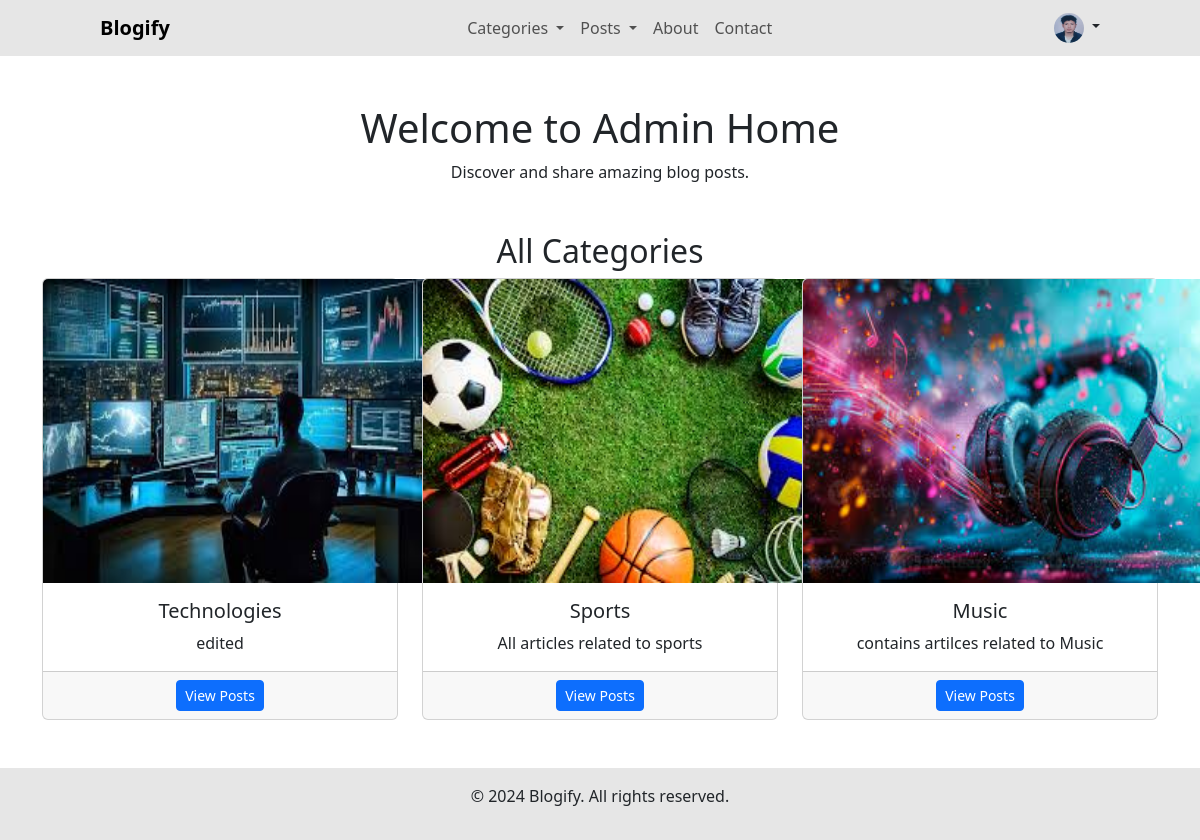
/Users/admin_home/ (signed in), run on an earlier commit of the app's database.
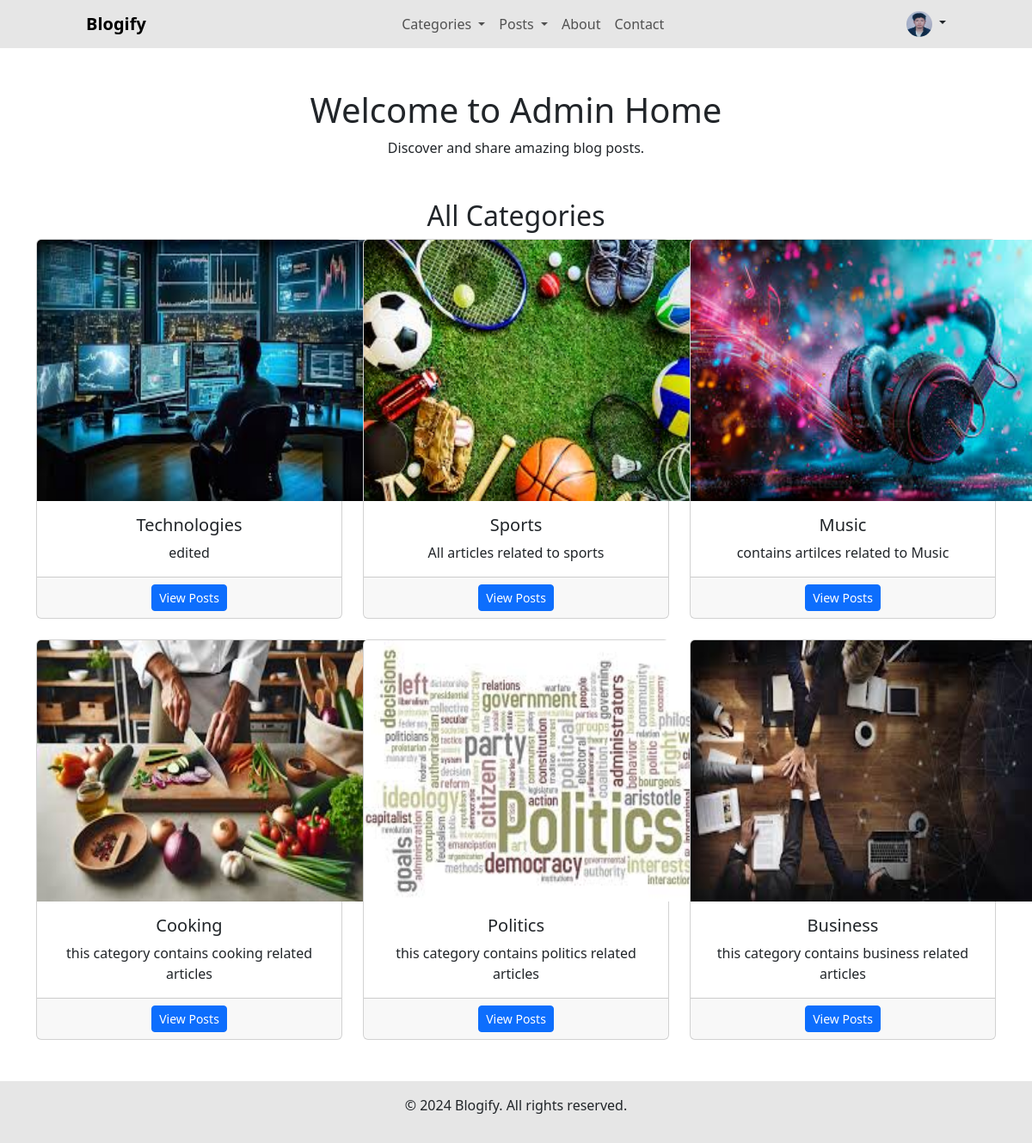
And on a later commit of the database.
### User/models.py (models this page shows)
class CustomUser(AbstractBaseUser, PermissionsMixin):
    email = models.EmailField(unique=True)
    first_name = models.CharField(max_length=100)
    last_name = models.CharField(max_length=100)
    is_active = models.BooleanField(default=True)
    is_staff = models.BooleanField(default=False)
    date_joined = models.DateTimeField(auto_now_add=True)
    profile_picture = models.ImageField(upload_to='profile_pics/', null=True, blank=True)
    USERNAME_FIELD = 'email'
    REQUIRED_FIELDS = ['first_name', 'last_name']
    objects = CustomUserManager()
    def __str__(self):
        return self.email

### blog/models.py (models this page shows)
class Category(models.Model):
    name = models.CharField(max_length=100, unique=True)
    description = models.TextField(blank=True, null=True)
    image = models.ImageField(upload_to='category_images/', null=True, blank=True)
    def __str__(self):
        return self.name

### User/views.py (the view)
# urls.py: path('admin_home/', views.AdminHome, name='admin_home'),
def AdminHome(request):
    posts = Post.objects.all()
    categories = Category.objects.all()
    user = request.user
    print("user:", user)
    print("categories:", categories)
    print("first_name: ", user.first_name)
    print("image: ", user.profile_picture)
    return render(request, 'admin/admin_home.html', {'posts': posts, 'categories': categories})

### User/templates/admin/admin_home.html (shortened to what this page needs)
{% extends 'admin/admin_base.html' %}
{% block content %}
<div class="text-center mt-5">
    <h1>Welcome to Admin Home</h1>
    <p>Discover and share amazing blog posts.</p>
    <h2 class="mt-5">All Categories</h2>
    <div class="row row-cols-1 row-cols-md-3 g-4">
        {% for category in categories %}
            <div class="col">
                <div class="card h-100">
                    <img src="{{ category.image.url}}" class="card-img-top" alt="{{ category.name }}" style="width: 26rem;height: 19rem;">
                    <div class="card-body">
                        <h5 class="card-title">{{ category.name }}</h5>
                        <p class="card-text">{{ category.description }}</p>
                    </div>
                    <div class="card-footer">
                        <a href="{% url 'admin_category_post' category.id %}" class="btn btn-primary btn-sm">View Posts</a>
                    </div>
                </div>
            </div>
        {% endfor %}
    </div>
</div>
<br><br>
{% endblock %}

### User/templates/admin/admin_base.html (shortened to what this page needs)
<!DOCTYPE html>
<html lang="en">
<head>
    <link href="https://cdn.jsdelivr.net/npm/bootstrap@5.3.0/dist/css/bootstrap.min.css" rel="stylesheet">
</head>
<body>
    <nav class="navbar navbar-expand-lg navbar-light" style="background-color:#7676762e;">
        <div class="container-fluid navbar-container">
            <a class="navbar-brand" href="{% url 'admin_home' %}"><b>Blogify</b></a>
            <div class="collapse navbar-collapse" id="navbarNav">
                <ul class="navbar-nav">
                    <li class="nav-item dropdown">
                        <a class="nav-link dropdown-toggle" href="#" id="categoryDropdown" role="button" data-bs-toggle="dropdown" aria-expanded="false">
                            Categories
                        </a>
                    </li>
                    <li class="nav-item dropdown">
                        <a class="nav-link dropdown-toggle" href="#" id="postDropdown" role="button" data-bs-toggle="dropdown" aria-expanded="false">
                            Posts
                        </a>
                    </li>
                    <li class="nav-item">
                        <a class="nav-link" href="#">About</a>
                    </li>
                    <li class="nav-item">
                        <a class="nav-link" href="#">Contact</a>
                    </li>
                </ul>
            </div>
            <div class="nav-item dropdown">
                <a class="nav-link dropdown-toggle" href="#" id="profileDropdown" role="button" data-bs-toggle="dropdown" aria-expanded="false">
                    <img src="{{ request.user.profile_picture.url }}" alt="Profile" class="rounded-circle" width="30" height="30">
                </a>
            </div>
        </div>
    </nav>
    <div class="container">
        {% block content %}
        {% endblock %}
    </div>
    <footer class="py-3" style="background-color:#7676762e;">
        <div class="container text-center">
            <p>&copy; 2024 Blogify. All rights reserved.</p>
        </div>
    </footer>
</body>
</html>

### User/templates/admin/admin_base.html (style rules this page uses)
.navbar-container { margin-left: 5.5rem; margin-right: 5.5rem; }
.navbar-nav { display: flex; justify-content: center; width: 100%; }

What changed in the data, as far as the page shows it:
added Category: image (picture), name "Cooking", description "this category contains cooking related articles"
added Category: image (picture), name "Politics", description "this category contains politics related articles"
added Category: image (picture), name "Business", description "this category contains business related articles"
